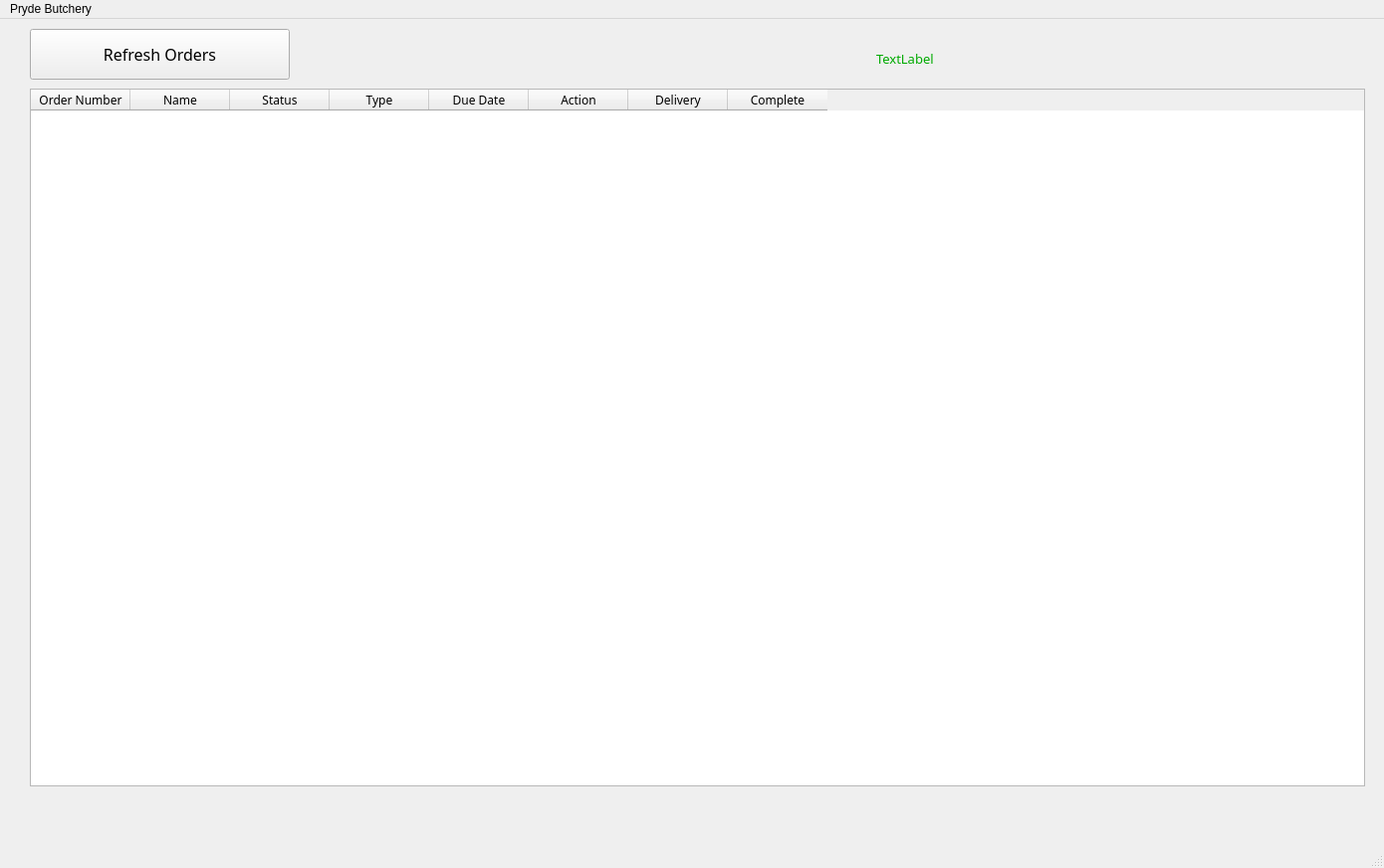
<?xml version="1.0" encoding="UTF-8"?>
<ui version="4.0">
 <class>MainWindow</class>
 <widget class="QMainWindow" name="MainWindow">
  <property name="geometry">
   <rect>
    <x>0</x>
    <y>0</y>
    <width>1390</width>
    <height>872</height>
   </rect>
  </property>
  <property name="windowTitle">
   <string>MainWindow</string>
  </property>
  <widget class="QWidget" name="centralwidget">
   <widget class="QTableWidget" name="orderstableWidget">
    <property name="geometry">
     <rect>
      <x>30</x>
      <y>70</y>
      <width>1341</width>
      <height>701</height>
     </rect>
    </property>
    <property name="font">
     <font>
      <family>Segoe UI Light</family>
     </font>
    </property>
    <column>
     <property name="text">
      <string>Order Number</string>
     </property>
    </column>
    <column>
     <property name="text">
      <string>Name</string>
     </property>
     <property name="toolTip">
      <string extracomment="Click to edit the order"/>
     </property>
    </column>
    <column>
     <property name="text">
      <string>Status</string>
     </property>
    </column>
    <column>
     <property name="text">
      <string>Type</string>
     </property>
    </column>
    <column>
     <property name="text">
      <string>Due Date</string>
     </property>
    </column>
    <column>
     <property name="text">
      <string>Action</string>
     </property>
    </column>
    <column>
     <property name="text">
      <string>Delivery</string>
     </property>
    </column>
    <column>
     <property name="text">
      <string>Complete</string>
     </property>
    </column>
   </widget>
   <widget class="QPushButton" name="btnRefreshOrders">
    <property name="geometry">
     <rect>
      <x>30</x>
      <y>10</y>
      <width>261</width>
      <height>51</height>
     </rect>
    </property>
    <property name="font">
     <font>
      <family>Canava Grotesk</family>
      <pointsize>12</pointsize>
     </font>
    </property>
    <property name="text">
     <string>Refresh Orders</string>
    </property>
   </widget>
   <widget class="QLabel" name="lblStatus">
    <property name="geometry">
     <rect>
      <x>880</x>
      <y>30</y>
      <width>251</width>
      <height>21</height>
     </rect>
    </property>
    <property name="font">
     <font>
      <family>Canava Grotesk Light</family>
      <pointsize>10</pointsize>
     </font>
    </property>
    <property name="text">
     <string>&lt;html&gt;&lt;head/&gt;&lt;body&gt;&lt;p&gt;&lt;span style=&quot; color:#00aa00;&quot;&gt;TextLabel&lt;/span&gt;&lt;/p&gt;&lt;/body&gt;&lt;/html&gt;</string>
    </property>
   </widget>
  </widget>
  <widget class="QMenuBar" name="menubar">
   <property name="geometry">
    <rect>
     <x>0</x>
     <y>0</y>
     <width>1390</width>
     <height>26</height>
    </rect>
   </property>
   <widget class="QMenu" name="menuPryde_Butchery">
    <property name="title">
     <string>Pryde Butchery</string>
    </property>
    <addaction name="actionGet_Orders"/>
    <addaction name="actionRefresh_Pricing"/>
    <addaction name="actionCheck_Stock"/>
    <addaction name="separator"/>
    <addaction name="actionExit"/>
   </widget>
   <addaction name="menuPryde_Butchery"/>
  </widget>
  <widget class="QStatusBar" name="statusbar"/>
  <action name="actionGet_Orders">
   <property name="text">
    <string>Get Orders</string>
   </property>
  </action>
  <action name="actionPack_Order">
   <property name="text">
    <string>Pack Order</string>
   </property>
  </action>
  <action name="actionExit">
   <property name="text">
    <string>Exit</string>
   </property>
  </action>
  <action name="actionRefresh_Pricing">
   <property name="text">
    <string>Refresh Pricing</string>
   </property>
   <property name="toolTip">
    <string>Select to refresh to start the refresh pricing process between the AMC POS system and the website.  This will be done by other computers offsite</string>
   </property>
  </action>
  <action name="actionCheck_Stock">
   <property name="text">
    <string>Check Stock</string>
   </property>
  </action>
 </widget>
 <resources/>
 <connections>
  <connection>
   <sender>actionExit</sender>
   <signal>triggered()</signal>
   <receiver>MainWindow</receiver>
   <slot>close()</slot>
   <hints>
    <hint type="sourcelabel">
     <x>-1</x>
     <y>-1</y>
    </hint>
    <hint type="destinationlabel">
     <x>553</x>
     <y>435</y>
    </hint>
   </hints>
  </connection>
 </connections>
</ui>
